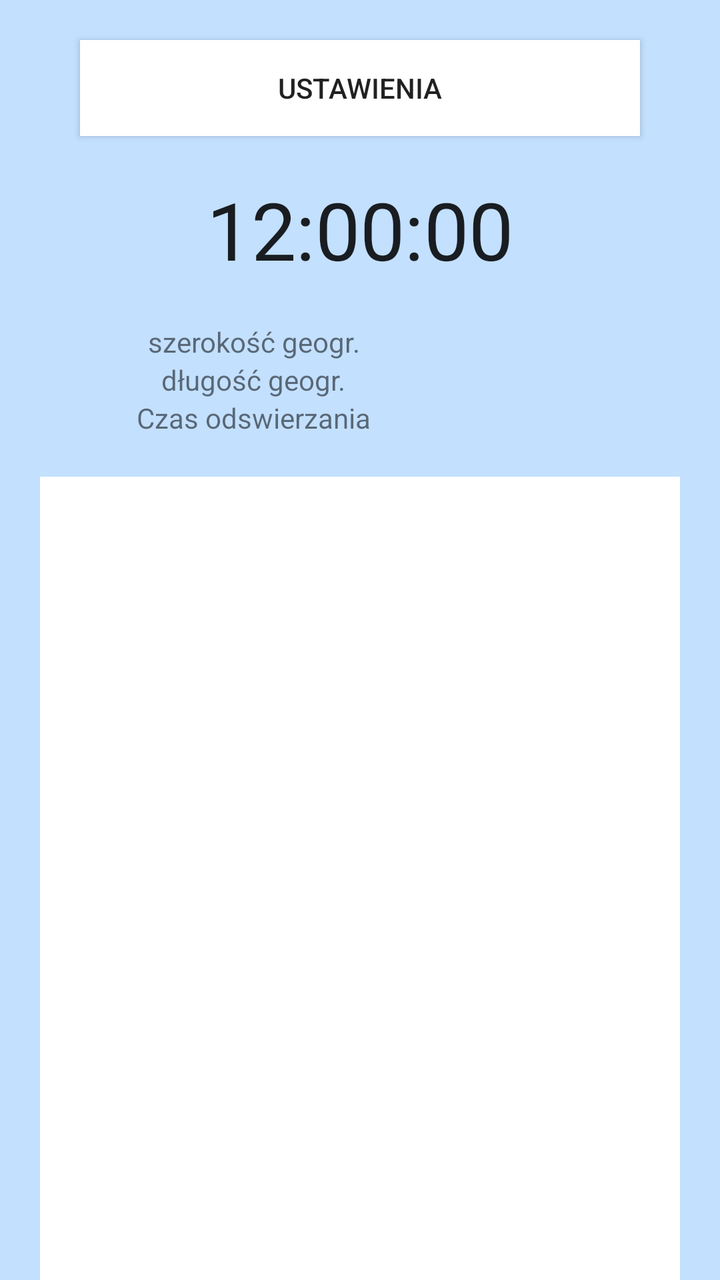
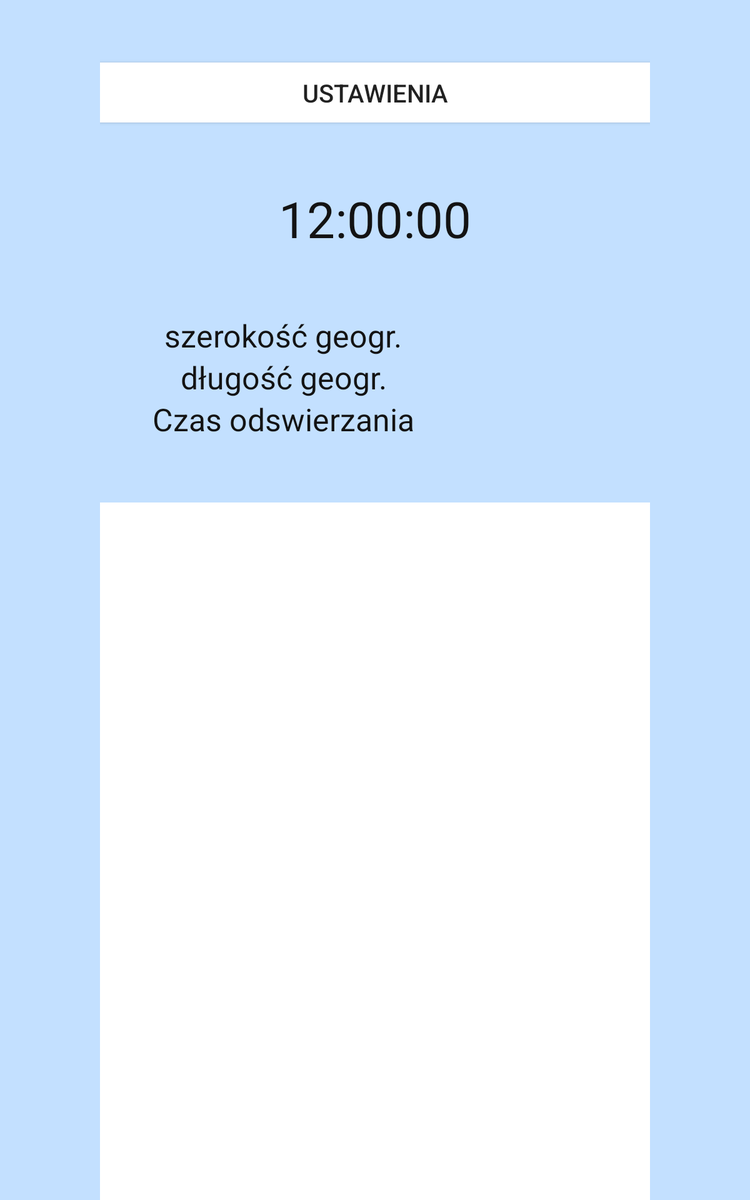

First picture: res/layout/ on a phone held upright. Second picture: the repository's own variant of that layout, on a device whose configuration matches the variant's folder. Source for both follows.
<!-- AndroidManifest.xml: activity theme Theme.AppCompat.Light.NoActionBar -->
<!-- res/layout/activity_main.xml -->
<?xml version="1.0" encoding="utf-8"?>
<LinearLayout xmlns:android="http://schemas.android.com/apk/res/android"
    xmlns:app="http://schemas.android.com/apk/res-auto"
    xmlns:tools="http://schemas.android.com/tools"
    android:layout_width="match_parent"
    android:layout_height="match_parent"
    android:orientation="vertical"
    android:paddingHorizontal="20dp"
    android:background="#C3E0FF"
    tools:context=".MainActivity">


    <LinearLayout
        android:layout_width="match_parent"
        android:layout_height="wrap_content"
        android:orientation="vertical"
        android:paddingBottom="20dp">

        <Button
            android:id="@+id/save"
            android:layout_width="match_parent"
            android:layout_height="wrap_content"
            android:background="#FFFFFF"
            android:onClick="funUstawienia"
            android:layout_margin="20dp"
            android:text="Ustawienia" />

        <TextClock
            android:layout_width="match_parent"
            android:layout_height="match_parent"
            android:layout_weight="1"
            android:format12Hour="hh:mm:ss"
            android:paddingBottom="20dp"
            android:textAlignment="center"
            android:textSize="40sp" />

        <LinearLayout
            android:layout_width="match_parent"
            android:layout_height="match_parent"
            android:layout_weight="1"
            android:orientation="horizontal">

            <TextView
                android:layout_width="match_parent"
                android:layout_height="match_parent"
                android:layout_weight="1"
                android:textAlignment="center"
                android:text="szerokość geogr." />

            <TextView
                android:id="@+id/szerokosc_main"
                android:layout_width="match_parent"
                android:layout_height="match_parent"
                android:layout_weight="2" />
        </LinearLayout>

        <LinearLayout
            android:layout_width="match_parent"
            android:layout_height="match_parent"
            android:layout_weight="1"
            android:orientation="horizontal">

            <TextView
                android:layout_width="match_parent"
                android:layout_height="match_parent"
                android:layout_weight="1"
                android:textAlignment="center"
                android:text="długość geogr." />

            <TextView
                android:id="@+id/dlugosc_main"
                android:layout_width="match_parent"
                android:layout_height="match_parent"
                android:layout_weight="2" />
        </LinearLayout>

        <LinearLayout
            android:layout_width="match_parent"
            android:layout_height="match_parent"
            android:layout_weight="1"
            android:orientation="horizontal">

            <TextView
                android:layout_width="match_parent"
                android:layout_height="match_parent"
                android:layout_weight="1"
                android:textAlignment="center"
                android:text="Czas odswierzania" />

            <TextView
                android:id="@+id/czestotliwosc_main"
                android:layout_width="match_parent"
                android:layout_height="match_parent"
                android:layout_weight="2" />
        </LinearLayout>

    </LinearLayout>


    <android.support.v4.view.ViewPager
        android:id="@+id/view_pager"
        android:layout_width="match_parent"
        android:layout_height="match_parent"
        android:layout_weight="1"
        android:background="#FFFFFF" />


</LinearLayout>
<!-- resources referenced by this layout -->
<resources>

</resources>
<!-- res/layout-sw600dp/activity_main.xml (the repository's variant of the layout above) -->
<!-- drawn on a 7-inch tablet held upright -->
<?xml version="1.0" encoding="utf-8"?>
<LinearLayout xmlns:android="http://schemas.android.com/apk/res/android"
    xmlns:app="http://schemas.android.com/apk/res-auto"
    xmlns:tools="http://schemas.android.com/tools"
    android:layout_width="match_parent"
    android:layout_height="match_parent"
    android:orientation="vertical"
    android:paddingHorizontal="80dp"
    android:background="#C3E0FF"
    tools:context=".MainActivity">


    <LinearLayout
        android:layout_width="match_parent"
        android:layout_height="wrap_content"
        android:orientation="vertical"
        android:paddingBottom="50dp">

        <Button
            android:id="@+id/save"
            android:layout_width="match_parent"
            android:layout_height="wrap_content"
            android:layout_marginTop="50dp"
            android:layout_marginBottom="50dp"
            android:background="#FFFFFF"
            android:textSize="20sp"
            android:onClick="funUstawienia"
            android:text="Ustawienia" />

        <TextClock
            android:layout_width="match_parent"
            android:layout_height="match_parent"
            android:layout_weight="1"
            android:format12Hour="hh:mm:ss"
            android:paddingBottom="50dp"
            android:textAlignment="center"
            android:textColor="@color/black"
            android:textSize="40sp" />

        <LinearLayout
            android:layout_width="match_parent"
            android:layout_height="match_parent"
            android:layout_weight="1"
            android:orientation="horizontal">

            <TextView
                android:layout_width="match_parent"
                android:layout_height="match_parent"
                android:layout_weight="1"
                android:textAlignment="center"
                android:textSize="25sp"
                android:textColor="@color/black"
                android:text="szerokość geogr." />

            <TextView
                android:id="@+id/szerokosc_main"
                android:layout_width="match_parent"
                android:layout_height="match_parent"
                android:textSize="25sp"
                android:textColor="@color/black"
                android:layout_weight="2" />
        </LinearLayout>

        <LinearLayout
            android:layout_width="match_parent"
            android:layout_height="match_parent"
            android:layout_weight="1"
            android:orientation="horizontal">

            <TextView
                android:layout_width="match_parent"
                android:layout_height="match_parent"
                android:layout_weight="1"
                android:textAlignment="center"
                android:textSize="25sp"
                android:textColor="@color/black"
                android:text="długość geogr." />

            <TextView
                android:id="@+id/dlugosc_main"
                android:layout_width="match_parent"
                android:layout_height="match_parent"
                android:textSize="25sp"
                android:textColor="@color/black"
                android:layout_weight="2" />
        </LinearLayout>

        <LinearLayout
            android:layout_width="match_parent"
            android:layout_height="match_parent"
            android:layout_weight="1"
            android:orientation="horizontal">

            <TextView
                android:layout_width="match_parent"
                android:layout_height="match_parent"
                android:layout_weight="1"
                android:textAlignment="center"
                android:textSize="25sp"
                android:textColor="@color/black"
                android:text="Czas odswierzania" />

            <TextView
                android:id="@+id/czestotliwosc_main"
                android:layout_width="match_parent"
                android:layout_height="match_parent"
                android:textSize="25sp"
                android:textColor="@color/black"
                android:layout_weight="2" />
        </LinearLayout>

    </LinearLayout>


    <FrameLayout
        android:id="@+id/fragment_1"
        android:layout_width="match_parent"
        android:layout_height="wrap_content"
        android:background="#FFFFFF"
        android:layout_weight="5">

    </FrameLayout>

    <FrameLayout
        android:id="@+id/fragment_2"
        android:layout_width="match_parent"
        android:layout_height="wrap_content"
        android:background="#FFFFFF"
        android:layout_weight="5">

    </FrameLayout>

</LinearLayout>
<!-- resources referenced by the variant -->
<!-- as a 7-inch tablet held upright resolves them -->
<resources>
  <color name="black">#131313</color>
</resources>
